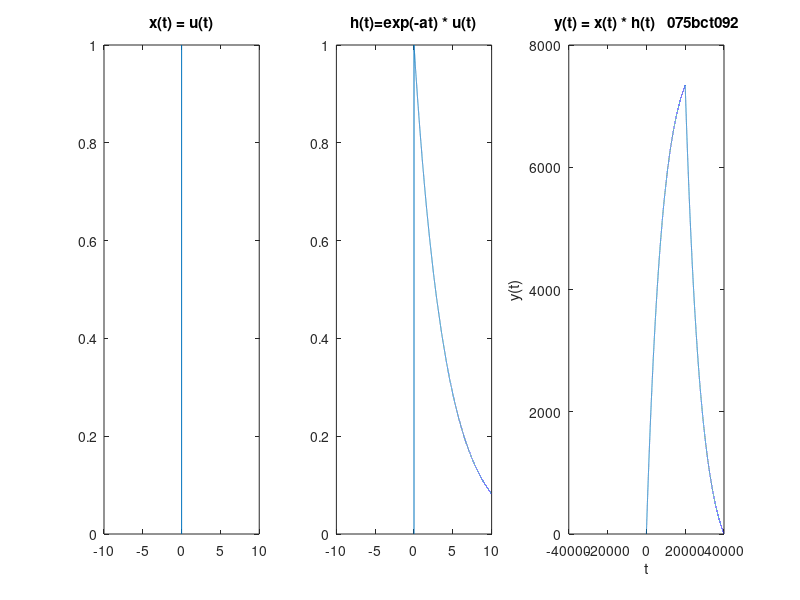

MATLAB code to generate this figure:
t= -10:0.0005:10;
ut = (t>=0);
xt = double(ut);
a= 0.25;
ht=exp(-a*t).*ut;
subplot(1,3,1);
plot(t,xt);
title('x(t) = u(t)');

subplot(1,3,2);
plot(t,ht);
title('h(t)=exp(-at) * u(t)');

subplot(1,3,3);
r = -(length(t)-1):length(t)-1;
y=conv(xt,ht);
plot(r,y)
title('y(t) = x(t) * h(t)   075bct092');
xlabel('t');
ylabel('y(t)');
